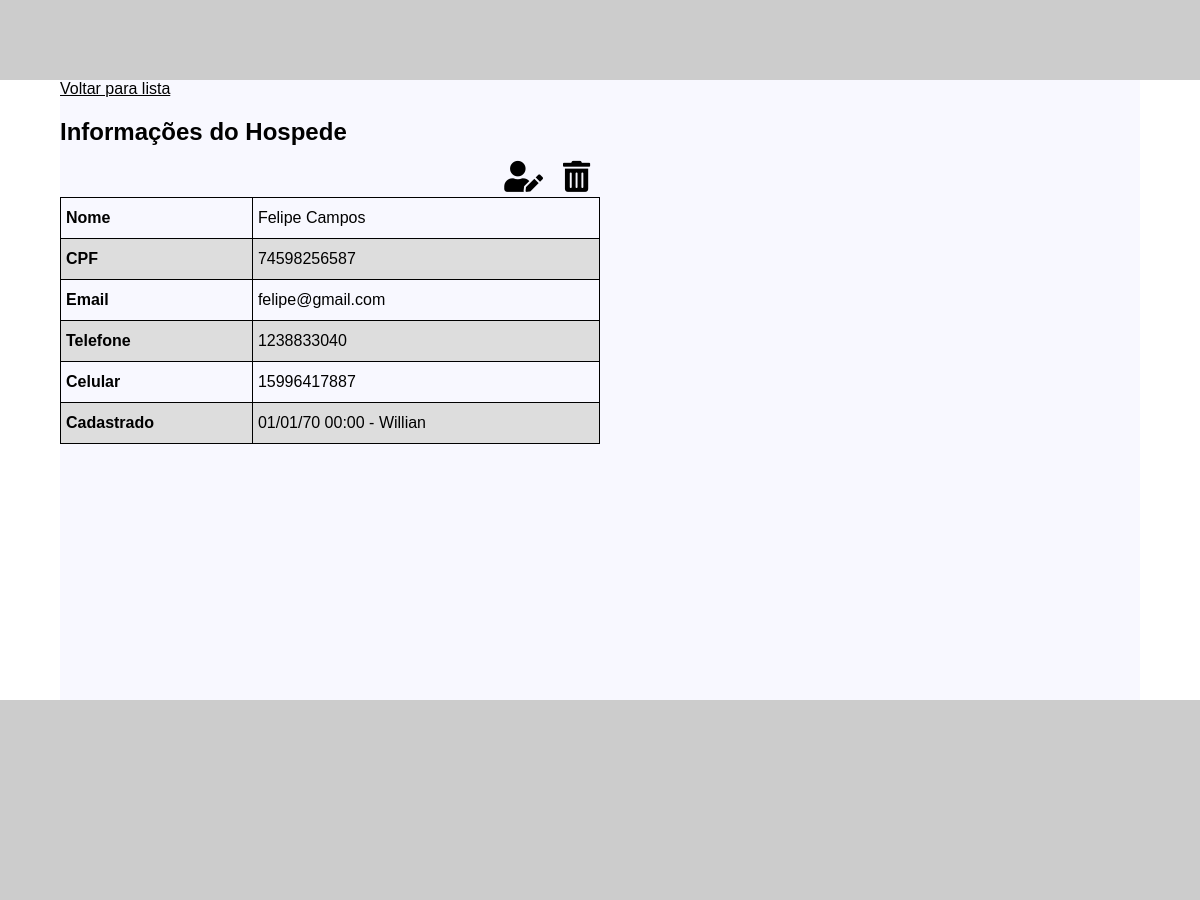
Page /detalhes-hospede.php?id=9 (signed in) on the committed database.
### tables this page shows
CREATE TABLE IF NOT EXISTS `hospedes` (
  `id` int(11) NOT NULL AUTO_INCREMENT,
  `nome_completo` varchar(255) NOT NULL,
  `CPF` varchar(11) NOT NULL,
  `email` varchar(255) NOT NULL,
  `celular` varchar(11) NOT NULL,
  `telefone` varchar(10) DEFAULT NULL,
  `status` tinyint(11) DEFAULT '1',
  `dataCadastro` datetime DEFAULT NULL,
  `id_funcionario` int(11) DEFAULT NULL,
  PRIMARY KEY (`id`),
  UNIQUE KEY `email` (`email`),
  UNIQUE KEY `CPF` (`CPF`),
  KEY `CPF_2` (`CPF`),
  KEY `id_funcionario` (`id_funcionario`)
);

CREATE TABLE IF NOT EXISTS `funcionarios` (
  `id` int(11) NOT NULL AUTO_INCREMENT,
  `nome` varchar(100) NOT NULL,
  `email` varchar(100) NOT NULL,
  `senha` varchar(64) NOT NULL,
  `dataCadastro` datetime NOT NULL,
  PRIMARY KEY (`id`)
);

### server/conexao.class.php (called while the page is built, shortened)
<?php
abstract class Conexao{
    public function __construct(){
        $this->dbname = 'gestao-hoteleira';
        $this->host = 'localhost';
        $this->dbuser = 'root';
        $this->dbpass = '';
        try{
            $this->pdo = new PDO("mysql:host=".$this->host.";dbname=".$this->dbname, $this->dbuser, $this->dbpass);
        }catch(PDOException $e){
            $this->setStatus("Não conectado!");
        }
    }
}

### server/hospede.class.php (called while the page is built, shortened)
<?php
require_once 'conexao.class.php';
class Hospede extends Conexao{
    public function infoHospede($id){
        $sql = "select hospedes.*, funcionarios.nome
from hospedes join funcionarios
on funcionarios.id = hospedes.id_funcionario where hospedes.id = :id";
        $sql = $this->pdo->prepare($sql);
        $sql->bindValue(":id", $id);
        $sql->execute();
        if($sql->rowCount() > 0){
            return $sql->fetch();
        }else{
            return array();
        }
    }
}

### detalhes-hospede.php (the view, shortened to what this page needs)
<?php
require_once 'server/hospede.class.php';
$hospede = new Hospede();
if(isset($_GET['id']) and !empty($_GET['id'])){
    $id = $_GET['id'];
    $info = $hospede->infoHospede($id);
}else{
    header("Location: lista-hospedes.php");
}
require_once 'header.php';
?>
<div class="container">
    <a href="lista-hospedes.php">Voltar para lista</a>
    <div class="detalhes-hospede">
        <h2>Informações do Hospede</h2>
        <i id="excluirHospede" onclick="excluirHospede(<?php echo $info['id']; ?>)" class="fas fa-trash-alt"></i>
        <i id="editarHospede" onclick="editarHospede(<?php echo $info['id']; ?>)" class="fas fa-user-edit"></i>
        <table id="tabela-info-hospede">
            <tr>
                <th>Nome</th>
                <td id="tdNome"><?php echo $info['nome_completo']; ?></td>
            </tr>
            <tr>
                <th>CPF</th>
                <td id="tdCPF"><?php echo $info['CPF']; ?></td>
            </tr>
            <tr>
                <th>Email</th>
                <td id="tdEmail"><?php echo $info['email']; ?></td>
            </tr>
            <tr>
                <th>Telefone</th>
                <td id="tdTelefone"><?php echo $info['telefone']; ?></td>
            </tr>
            <tr>
                <th>Celular</th>
                <td id="tdCelular"><?php echo $info['celular']; ?></td>
            </tr>
            <tr>
                <th>Cadastrado</th>
                <td id="tdCelular"><?php echo date('d/m/y H:i', strtotime($info['dataCadastro'])).' - '.$info['nome'];  ?></td>
            </tr>
        </table>
    </div>
</div>
<?php
require_once 'footer.php';
?>

### css/style.css (style rules this page uses)
*,body { margin: 0; padding: 0; font-family: 'Quicksand', sans-serif; }
a { color: inherit; }
div.container { min-height: 600px; background-color: ghostwhite; padding-bottom: 20px; }
div.container { width: 90%; margin: 0 auto; }
.detalhes-hospede { width: 50%; padding-top: 20px; }
.detalhes-hospede i { float: right; margin: 0 10px 5px; font-size: 31px; cursor: pointer; }
.detalhes-hospede h2 { margin-bottom: 15px; }
.lista-hospedes table, .detalhes-hospede table { font-family: arial, sans-serif; border-collapse: collapse; width: 100%; }
.lista-hospedes table td, th, .detalhes-hospede table td { border: 1px solid #000; text-align: left; padding: 5px; }
.lista-hospedes table td, .detalhes-hospede table td { height: 30px; }
.lista-hospedes table tr:nth-child(even), .detalhes-hospede table tr:nth-child(even) { background-color: #ddd; }

### rows in the picture
hospedes: nome_completo "Felipe Campos", CPF "74598256587", email "felipe@gmail.com", telefone "1238833040", celular "15996417887", dataCadastro "01/01/70 00:00", id_funcionario.nome "Willian"
